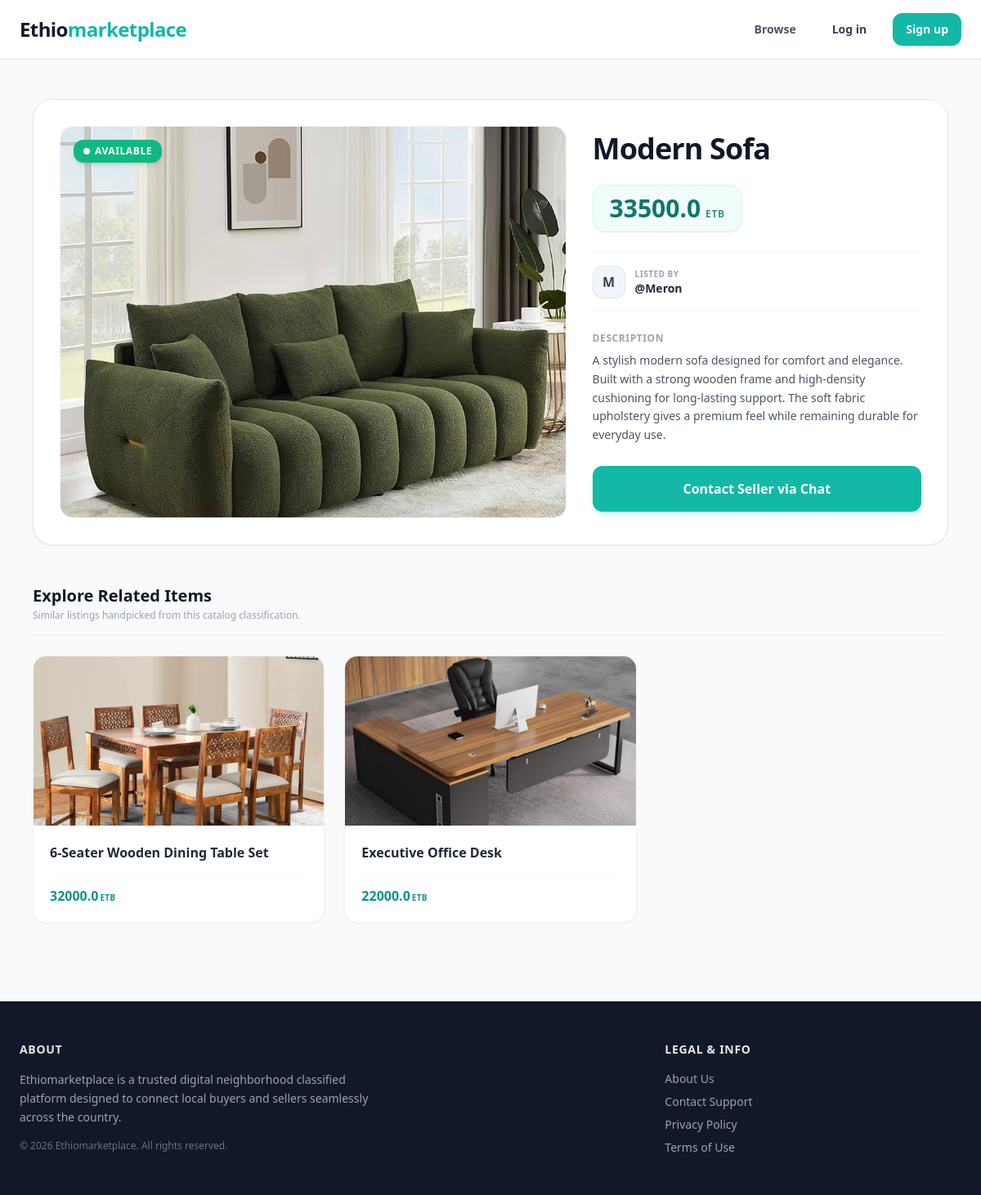
Page /items/11/ on the committed database.
### items/models.py (models this page shows, shortened)
class Item(models.Model):
    name = models.CharField(max_length=255)
    description = models.TextField(blank=True, null=True)
    price = models.FloatField()
    is_sold = models.BooleanField(default=False)
    category = models.ForeignKey(Category, related_name='items', on_delete=models.CASCADE)
    created_at = models.DateTimeField(auto_now_add=True)
    created_by = models.ForeignKey(User, related_name='items', on_delete=models.CASCADE)
    picture = models.ImageField(upload_to= 'item_images', blank=True, null=True)

### items/views.py (the view)
# urls.py: path('<int:pk>/', detail, name='detail'),
def detail(request, pk):
    item = get_object_or_404(Item, pk=pk)
    related_items = Item.objects.filter(category=item.category, is_sold=False).exclude(pk=pk)[0:3]
    return render(request, 'detail.html', {
        'item': item,
        'related_items': related_items
    })

### items/templates/detail.html (shortened to what this page needs)
{% extends 'base.html' %}
{% block content %}
<div class="max-w-6xl mx-auto my-4 px-2 sm:px-4 space-y-12">
    <div class="grid grid-cols-1 md:grid-cols-5 gap-6 sm:gap-8 bg-white border border-gray-200 p-4 sm:p-8 rounded-3xl shadow-sm">
        <div class="md:col-span-3">
            <div class="h-64 sm:h-[480px] w-full overflow-hidden rounded-2xl bg-gray-50 border border-gray-100 relative shadow-inner">
                <img src="{{ item.picture.url }}" alt="{{ item.name }}" class="w-full h-full object-cover">
                <div class="absolute top-4 left-4">
                    {% if item.is_sold %}
                        <span class="inline-flex items-center gap-1.5 px-3 py-1.5 text-xs font-bold bg-amber-500 text-white rounded-xl shadow-md uppercase tracking-wider">
                            <svg xmlns="http://www.w3.org/2000/svg" viewBox="0 0 24 24" fill="currentColor" class="w-4 h-4">
                                <path fill-rule="evenodd" d="M2.25 12c0-5.385 4.365-9.75 9.75-9.75s9.75 4.365 9.75 9.75-4.365 9.75-9.75 9.75S2.25 17.385 2.25 12V12Zm11.378-3.917c-.89-.777-2.366-.777-3.255 0a.75.75 0 0 1-.988-1.13c1.434-1.25 3.798-1.25 5.231 0a.75.75 0 0 1-.988 1.13Zm-5.62 5.62a.75.75 0 0 1 1.06 0l1.182 1.182a.75.75 0 0 0 1.061 0l3.75-3.75a.75.75 0 1 1 1.06 1.06l-3.75 3.75a2.25 2.25 0 0 1-3.182 0l-1.182-1.182a.75.75 0 0 1 0-1.061Z" clip-rule="evenodd" />
                            </svg>
                            Sold Out
                        </span>
                    {% else %}
                        <span class="inline-flex items-center gap-1.5 px-3 py-1.5 text-xs font-bold bg-emerald-500 text-white rounded-xl shadow-md uppercase tracking-wider">
                            <span class="w-2 h-2 rounded-full bg-white animate-pulse"></span>
                            Available
                        </span>
                    {% endif %}
                </div>
            </div>
        </div>
        <div class="md:col-span-2 flex flex-col justify-between py-2">
            <div class="space-y-6">
                <div>
                    <h1 class="text-2xl sm:text-4xl font-extrabold text-gray-900 tracking-tight leading-tight">{{ item.name }}</h1>
                </div>
                <div>
                    <div class="inline-flex items-baseline gap-1.5 bg-teal-50 border border-teal-100 text-teal-700 font-black text-2xl sm:text-3xl px-5 py-2.5 rounded-2xl shadow-sm">
                        {{ item.price }}
                        <span class="text-xs font-bold tracking-wider uppercase opacity-80">ETB</span>
                    </div>
                </div>
                <div class="flex items-center gap-3 border-y border-gray-100 py-4">
                    <div class="w-10 h-10 rounded-xl bg-slate-100 border border-gray-200 text-gray-700 flex items-center justify-center font-bold uppercase shadow-sm">
                        {{ item.created_by.username|slice:":1" }}
                    </div>
                    <div>
                        <p class="text-[10px] text-gray-400 font-bold uppercase tracking-wider">Listed by</p>
                        <p class="text-sm font-bold text-gray-800">@{{ item.created_by.username }}</p>
                    </div>
                </div>
                {% if item.description %}
                    <div class="space-y-2">
                        <h3 class="text-xs font-bold text-gray-400 uppercase tracking-wider">Description</h3>
                        <p class="text-gray-600 leading-relaxed text-sm whitespace-pre-line">{{ item.description }}</p>
                    </div>
                {% endif %}
            </div>
            <div class="pt-8 md:pt-4">
                {% if request.user == item.created_by %}
                    <div class="p-4 bg-slate-50 border border-gray-200 rounded-2xl text-center space-y-4">
                        <p class="text-xs font-bold text-gray-500 flex items-center justify-center gap-2 uppercase tracking-wider">
                            <span class="w-1.5 h-1.5 rounded-full bg-slate-400"></span>
                            Merchant Controls
                        </p>
                        <div class="grid grid-cols-1 gap-2">
                            <a href="{% url 'items:edit' item.id %}" class="w-full text-center px-4 py-3 text-sm font-semibold bg-gray-900 hover:bg-gray-800 active:bg-black text-white rounded-xl transition duration-150 shadow-sm">
                                Edit Details / Toggle Status
                            </a>
                            <a href="{% url 'items:delete' item.id %}" class="w-full text-center px-4 py-3 text-sm font-semibold border border-red-200 text-red-600 hover:bg-red-50 rounded-xl transition duration-150">
                                Delete Product
                            </a>
                        </div>
                    </div>
                {% else %}
                    {% if item.is_sold %}
                        <div class="w-full p-4 bg-gray-50 border border-gray-200 rounded-xl text-center text-sm font-semibold text-gray-400 flex items-center justify-center gap-2 cursor-not-allowed">
                            Item has been sold to another buyer
                        </div>
                    {% else %}
                        <a href="{% url 'chat:new' item.id %}" class="block text-center w-full px-5 py-4 text-base font-semibold bg-teal-500 hover:bg-teal-600 active:bg-teal-700 text-white rounded-xl transition duration-150 shadow-md shadow-teal-100">
                            Contact Seller via Chat
                        </a>
                    {% endif %}
                {% endif %}
            </div>
        </div>
    </div>
    <div class="space-y-6">
        <div class="flex items-center justify-between border-b border-gray-100 pb-4">
            <div>
                <h2 class="text-lg sm:text-xl font-bold text-gray-900">Explore Related Items</h2>
                <p class="text-xs text-gray-400 mt-0.5">Similar listings handpicked from this catalog classification.</p>
            </div>
        </div>
        <div class="grid grid-cols-1 sm:grid-cols-2 md:grid-cols-3 gap-6">
            {% for item in related_items %}
                <div class="group flex flex-col bg-white border border-gray-100 rounded-2xl overflow-hidden shadow-sm hover:shadow-md transition-all duration-200 relative">
                    <a href="{% url 'items:detail' item.id %}" class="flex flex-col h-full text-decoration-none color-inherit">
                        <div class="h-48 sm:h-52 w-full overflow-hidden bg-gray-50 border-b border-gray-100">
                            <img src="{{ item.picture.url }}" class="w-full h-full object-cover group-hover:scale-105 transition-transform duration-300 ease-out" alt="{{ item.name }}">
                        </div>
                        <div class="p-5 flex-grow flex flex-col justify-between space-y-4">
                            <div>
                                <h3 class="font-bold text-gray-800 text-base group-hover:text-teal-600 transition-colors line-clamp-1 mb-1">
                                    {{ item.name }}
                                </h3>
                            </div>
                            <div class="flex items-baseline gap-0.5 pt-2 border-t border-gray-50">
                                <span class="text-teal-600 font-extrabold text-base">{{ item.price }}</span>
                                <span class="text-[10px] text-teal-600 font-bold tracking-wide">ETB</span>
                            </div>
                        </div>
                    </a>
                </div>
            {% empty %}
                <div class="col-span-full bg-gray-50 border border-dashed border-gray-200 rounded-2xl text-center py-12 text-gray-400 text-sm">
                    No matching related listings found.
                </div>
            {% endfor %}
        </div>
    </div>
</div>
{% endblock %}

### rows in the picture
Item: picture (picture), name "Modern Sofa", price "33500.0", created_by.username "M", created_by.username "Meron", description "A stylish modern sofa designed for comfort and elegance. Built with a strong wooden frame and high-density cushioning for long-lasting support. The soft fabric upholstery gives a premium feel while remaining durable for everyday use."
Item: picture (picture), name "6-Seater Wooden Dining Table Set", price "32000.0"
Item: picture (picture), name "Executive Office Desk", price "22000.0"
